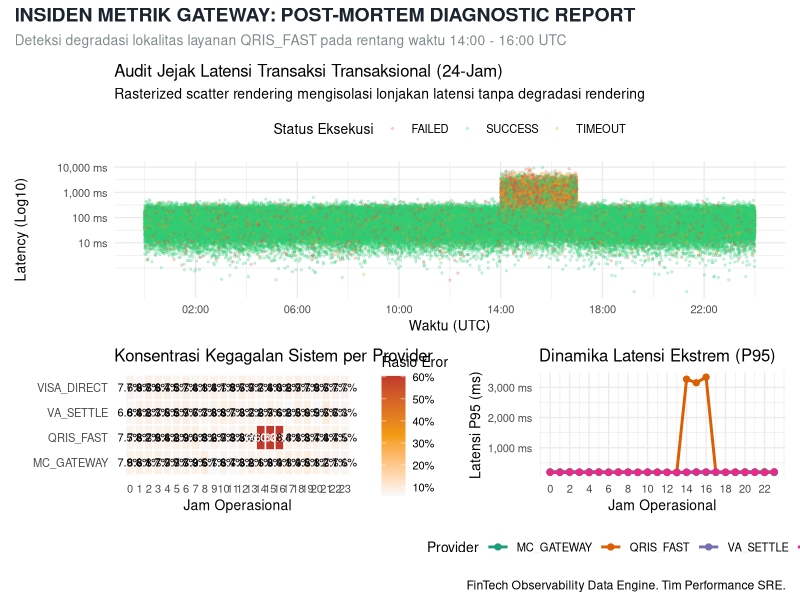

Reproduce this figure in R.
# ==============================================================================
# SISTEM TELEMETRI TRANSAKSI FINTECH: DETEKSI ANOMALI & LATENSI
# ==============================================================================
suppressPackageStartupMessages({
  library(data.table)
  library(ggplot2)
  library(scales)
  library(patchwork)
  library(ggrastr) # Wajib: High-performance rendering
})

# 1. GENERASI TELEMETRI SINTETIK SKALA TINGGI
set.seed(101)
N <- 150000

base_time <- as.POSIXct("2024-10-01 00:00:00", tz = "UTC")
dt_telemetry <- data.table(
  txn_id    = 1:N,
  timestamp = base_time + runif(N, min = 0, max = 86400), # 24 Jam
  provider  = sample(c("VISA_DIRECT", "MC_GATEWAY", "QRIS_FAST", "VA_SETTLE"), 
                     N, replace = TRUE, prob = c(0.3, 0.25, 0.35, 0.1)),
  status    = sample(c("SUCCESS", "FAILED", "TIMEOUT"), 
                     N, replace = TRUE, prob = c(0.92, 0.05, 0.03)),
  amount    = rlnorm(N, meanlog = 5.2, sdlog = 1.1)
)

# Injeksi degradasi microservice: Pada jam 14:00 - 16:00, QRIS_FAST mengalami latency-spike
dt_telemetry[, hour := as.numeric(format(timestamp, "%H"))]
dt_telemetry[, latency_ms := rgamma(.N, shape = 2, scale = 40)] # Latensi dasar ~80ms

# Simulasi krisis performa
dt_telemetry[hour %between% c(14, 16) & provider == "QRIS_FAST", 
             `:=`(latency_ms = latency_ms * runif(.N, 5, 25),
                  status = sample(c("SUCCESS", "FAILED", "TIMEOUT"), .N, 
                                  replace = TRUE, prob = c(0.4, 0.3, 0.3)))]

# 2. KOMPUTASI AGREGAT PERFORMA PER JAM MENGGUNAKAN DATA.TABLE
dt_summary <- dt_telemetry[, .(
  total_txns = .N,
  error_rate = sum(status != "SUCCESS") / .N,
  p95_latency = as.numeric(quantile(latency_ms, 0.95)),
  p50_latency = as.numeric(median(latency_ms))
), by = .(provider, hour)][order(provider, hour)]

# 3. VISUALISASI 1: ANALISIS JEJAK LATENSI MASIF MENGGUNAKAN RASTERISASI
# Mencegah memory blowout dan overplotting file vektor sebesar ratusan MB
p_scatter_stream <- ggplot(dt_telemetry, aes(x = timestamp, y = latency_ms, color = status)) +
  rasterise(
    geom_point(alpha = 0.2, size = 0.5), 
    dpi = 300, 
    dev = "ragg"
  ) +
  scale_y_log10(
    labels = label_comma(suffix = " ms"),
    breaks = c(10, 100, 1000, 10000, 50000)
  ) +
  scale_x_datetime(date_labels = "%H:%M", date_breaks = "4 hours") +
  scale_color_manual(
    values = c("SUCCESS" = "#2ecc71", "FAILED" = "#e74c3c", "TIMEOUT" = "#f39c12")
  ) +
  labs(
    title = "Audit Jejak Latensi Transaksi Transaksional (24-Jam)",
    subtitle = "Rasterized scatter rendering mengisolasi lonjakan latensi tanpa degradasi rendering",
    x = "Waktu (UTC)",
    y = "Latency (Log10)",
    color = "Status Eksekusi"
  ) +
  theme_minimal(base_size = 10) +
  theme(legend.position = "top")

# 4. VISUALISASI 2: DUAL-METRIC IMPACT HEATMAP MATRIX
p_heatmap <- ggplot(dt_summary, aes(x = hour, y = provider, fill = error_rate)) +
  geom_tile(color = "white", linewidth = 0.5) +
  geom_text(aes(label = percent(error_rate, accuracy = 0.1)), 
            color = ifelse(dt_summary$error_rate > 0.15, "white", "black"), 
            size = 2.8) +
  scale_fill_gradientn(
    colors = c("#f8f9fa", "#f39c12", "#c0392b"),
    labels = percent_format(),
    name = "Rasio Eror"
  ) +
  scale_x_continuous(breaks = 0:23) +
  labs(
    title = "Konsentrasi Kegagalan Sistem per Provider",
    x = "Jam Operasional",
    y = NULL
  ) +
  theme_minimal(base_size = 10) +
  theme(panel.grid = element_blank())

# 5. VISUALISASI 3: PERBANDINGAN TREN PERSENTIL 95 (P95)
p_p95_trend <- ggplot(dt_summary, aes(x = hour, y = p95_latency, color = provider)) +
  geom_line(linewidth = 1) +
  geom_point(size = 1.8) +
  scale_y_continuous(labels = label_comma(suffix = " ms")) +
  scale_x_continuous(breaks = seq(0, 23, by = 2)) +
  scale_color_brewer(palette = "Dark2") +
  labs(
    title = "Dinamika Latensi Ekstrem (P95)",
    x = "Jam Operasional",
    y = "Latensi P95 (ms)",
    color = "Provider"
  ) +
  theme_minimal(base_size = 10) +
  theme(legend.position = "bottom")

# 6. PENYUSUNAN ARSITEKTUR KANVAS TERPADU MENGGUNAKAN PATCHWORK
production_telemetry_board <- (p_scatter_stream) / 
                              (p_heatmap | p_p95_trend) +
                              plot_layout(heights = c(1.3, 1)) +
                              plot_annotation(
                                title = "INSIDEN METRIK GATEWAY: POST-MORTEM DIAGNOSTIC REPORT",
                                subtitle = "Deteksi degradasi lokalitas layanan QRIS_FAST pada rentang waktu 14:00 - 16:00 UTC",
                                caption = "FinTech Observability Data Engine. Tim Performance SRE.",
                                theme = theme(
                                  plot.title = element_text(size = 14, face = "bold", color = "#1a252f"),
                                  plot.subtitle = element_text(size = 10, color = "#7f8c8d")
                                )
                              )

# Render output final ke device
print(production_telemetry_board)
